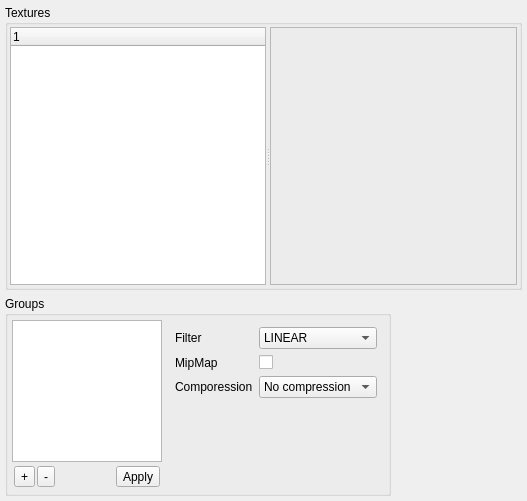
<?xml version="1.0" encoding="UTF-8"?>
<ui version="4.0">
 <class>Form</class>
 <widget class="QWidget" name="Form">
  <property name="geometry">
   <rect>
    <x>0</x>
    <y>0</y>
    <width>527</width>
    <height>501</height>
   </rect>
  </property>
  <property name="windowTitle">
   <string>Form</string>
  </property>
  <layout class="QVBoxLayout" name="verticalLayout_2">
   <property name="margin">
    <number>5</number>
   </property>
   <item>
    <widget class="QGroupBox" name="groupBox_2">
     <property name="sizePolicy">
      <sizepolicy hsizetype="Preferred" vsizetype="Preferred">
       <horstretch>0</horstretch>
       <verstretch>0</verstretch>
      </sizepolicy>
     </property>
     <property name="title">
      <string>Textures</string>
     </property>
     <layout class="QHBoxLayout" name="horizontalLayout_3">
      <property name="spacing">
       <number>2</number>
      </property>
      <property name="margin">
       <number>2</number>
      </property>
      <item>
       <widget class="QSplitter" name="splitter">
        <property name="sizePolicy">
         <sizepolicy hsizetype="Expanding" vsizetype="Expanding">
          <horstretch>0</horstretch>
          <verstretch>0</verstretch>
         </sizepolicy>
        </property>
        <property name="orientation">
         <enum>Qt::Horizontal</enum>
        </property>
        <widget class="QTreeWidget" name="treeTextures">
         <property name="minimumSize">
          <size>
           <width>200</width>
           <height>200</height>
          </size>
         </property>
         <column>
          <property name="text">
           <string notr="true">1</string>
          </property>
         </column>
        </widget>
        <widget class="QFrame" name="framePreview">
         <property name="sizePolicy">
          <sizepolicy hsizetype="Preferred" vsizetype="Preferred">
           <horstretch>1</horstretch>
           <verstretch>0</verstretch>
          </sizepolicy>
         </property>
         <property name="minimumSize">
          <size>
           <width>200</width>
           <height>200</height>
          </size>
         </property>
         <property name="frameShape">
          <enum>QFrame::StyledPanel</enum>
         </property>
         <property name="frameShadow">
          <enum>QFrame::Raised</enum>
         </property>
        </widget>
       </widget>
      </item>
     </layout>
    </widget>
   </item>
   <item>
    <widget class="QGroupBox" name="groupBox">
     <property name="sizePolicy">
      <sizepolicy hsizetype="Fixed" vsizetype="Minimum">
       <horstretch>0</horstretch>
       <verstretch>0</verstretch>
      </sizepolicy>
     </property>
     <property name="minimumSize">
      <size>
       <width>0</width>
       <height>200</height>
      </size>
     </property>
     <property name="maximumSize">
      <size>
       <width>16777215</width>
       <height>200</height>
      </size>
     </property>
     <property name="title">
      <string>Groups</string>
     </property>
     <layout class="QHBoxLayout" name="horizontalLayout_2">
      <property name="spacing">
       <number>2</number>
      </property>
      <property name="margin">
       <number>2</number>
      </property>
      <item>
       <widget class="QWidget" name="panelProfileList" native="true">
        <property name="sizePolicy">
         <sizepolicy hsizetype="Fixed" vsizetype="Preferred">
          <horstretch>0</horstretch>
          <verstretch>0</verstretch>
         </sizepolicy>
        </property>
        <layout class="QVBoxLayout" name="verticalLayout">
         <property name="spacing">
          <number>2</number>
         </property>
         <property name="margin">
          <number>2</number>
         </property>
         <item>
          <widget class="QListWidget" name="listProfile">
           <property name="minimumSize">
            <size>
             <width>150</width>
             <height>0</height>
            </size>
           </property>
           <property name="maximumSize">
            <size>
             <width>150</width>
             <height>16777215</height>
            </size>
           </property>
          </widget>
         </item>
         <item>
          <widget class="QWidget" name="toolbarProfile" native="true">
           <layout class="QHBoxLayout" name="horizontalLayout">
            <property name="spacing">
             <number>2</number>
            </property>
            <property name="margin">
             <number>2</number>
            </property>
            <item>
             <widget class="QToolButton" name="toolButton">
              <property name="text">
               <string>+</string>
              </property>
             </widget>
            </item>
            <item>
             <widget class="QToolButton" name="toolButton_2">
              <property name="text">
               <string>-</string>
              </property>
             </widget>
            </item>
            <item>
             <spacer name="horizontalSpacer">
              <property name="orientation">
               <enum>Qt::Horizontal</enum>
              </property>
              <property name="sizeHint" stdset="0">
               <size>
                <width>40</width>
                <height>20</height>
               </size>
              </property>
             </spacer>
            </item>
            <item>
             <widget class="QToolButton" name="toolButton_3">
              <property name="text">
               <string>Apply</string>
              </property>
             </widget>
            </item>
           </layout>
          </widget>
         </item>
        </layout>
       </widget>
      </item>
      <item>
       <widget class="QWidget" name="panelOption" native="true">
        <property name="sizePolicy">
         <sizepolicy hsizetype="Expanding" vsizetype="Preferred">
          <horstretch>0</horstretch>
          <verstretch>0</verstretch>
         </sizepolicy>
        </property>
        <property name="minimumSize">
         <size>
          <width>0</width>
          <height>0</height>
         </size>
        </property>
        <layout class="QHBoxLayout" name="horizontalLayout_4">
         <item>
          <layout class="QFormLayout" name="formLayout">
           <property name="formAlignment">
            <set>Qt::AlignLeading|Qt::AlignLeft|Qt::AlignTop</set>
           </property>
           <item row="0" column="0">
            <widget class="QLabel" name="label">
             <property name="text">
              <string>Filter</string>
             </property>
            </widget>
           </item>
           <item row="0" column="1">
            <widget class="QComboBox" name="comboBox">
             <item>
              <property name="text">
               <string>LINEAR</string>
              </property>
             </item>
             <item>
              <property name="text">
               <string>NEAREST</string>
              </property>
             </item>
            </widget>
           </item>
           <item row="1" column="0">
            <widget class="QLabel" name="label_2">
             <property name="text">
              <string>MipMap</string>
             </property>
            </widget>
           </item>
           <item row="1" column="1">
            <widget class="QCheckBox" name="checkBox">
             <property name="text">
              <string/>
             </property>
            </widget>
           </item>
           <item row="2" column="0">
            <widget class="QLabel" name="label_3">
             <property name="text">
              <string>Comporession</string>
             </property>
            </widget>
           </item>
           <item row="2" column="1">
            <widget class="QComboBox" name="comboBox_2">
             <item>
              <property name="text">
               <string>No compression</string>
              </property>
             </item>
             <item>
              <property name="text">
               <string>PVRTC</string>
              </property>
             </item>
            </widget>
           </item>
          </layout>
         </item>
        </layout>
       </widget>
      </item>
     </layout>
    </widget>
   </item>
  </layout>
 </widget>
 <resources/>
 <connections/>
</ui>
